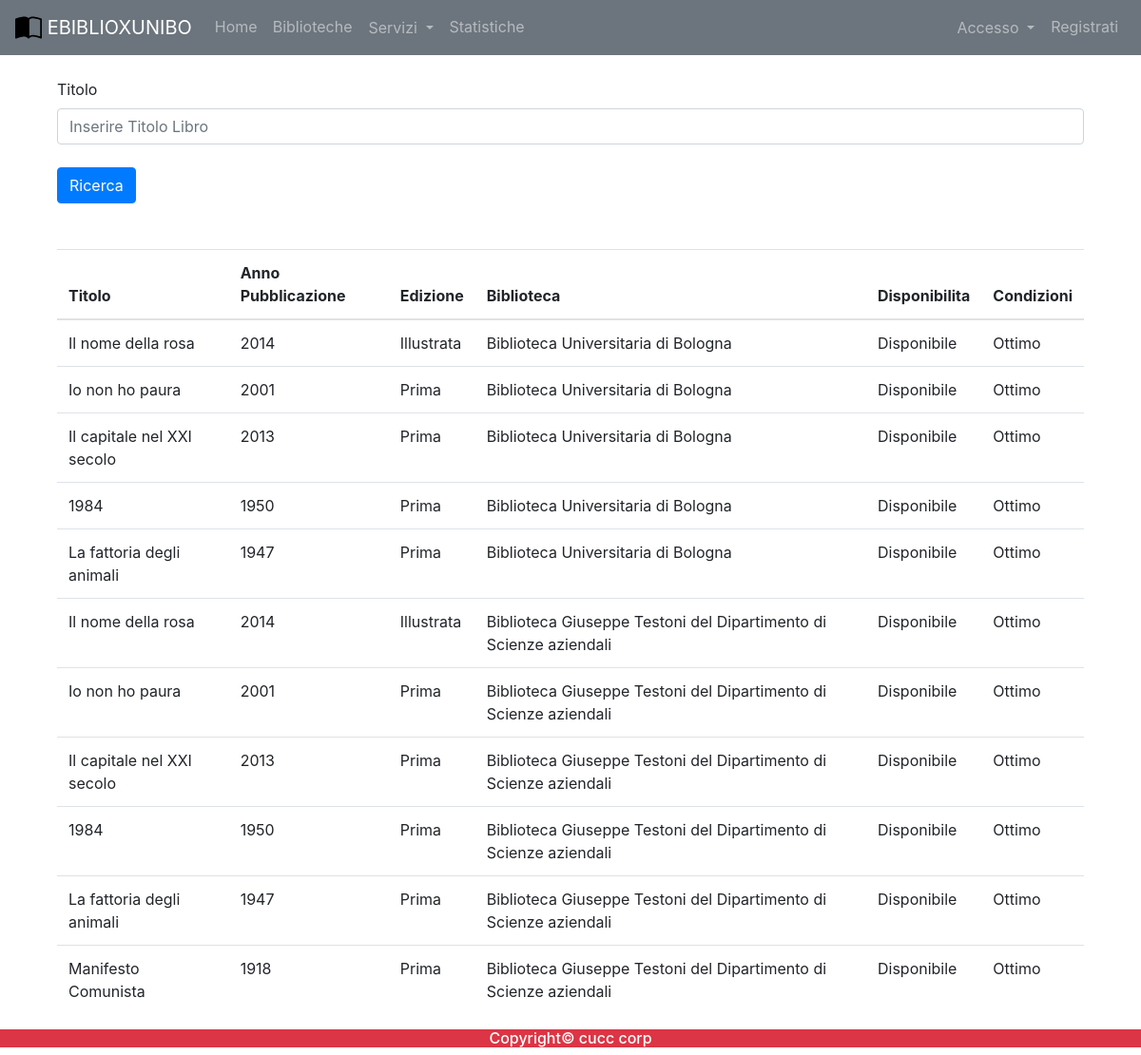
Screenshot of /libro.php with the database file from the repository.
### tables this page shows
create table CARTACEO(
    Codice int auto_increment primary key,
    Titolo varchar(255),
    Edizione varchar(255),
    Genere varchar(255),
    AnnoPubblicazione int,
    NumeroPagine int,
    StatoConservazione varchar(9) not null,
    StatoDisponibilita varchar(11) not null,
    Scaffale varchar(255) not null,
    Biblioteca varchar(255) not null,
    constraint valid_stato_conservazione check(StatoConservazione in ("Ottimo","Buono","Non Buono", "Scadente")),
    constraint valid_stato_disponibilita check(StatoDisponibilita in ("Disponibile","Prenotato","Consegnato")),
    foreign key (Biblioteca) references BIBLIOTECA(Nome) on delete cascade on update cascade
);

### includes/autoloader.inc.php (called while the page is built, shortened)
<?php
    function myAutoLoader($className){
        $path = "C:\\xampp\\htdocs\\Ebiblio\\controller\\";
        $extension = ".class.php";
        $fullPath = $path.$className.$extension;
    }
?>

### controller/dbh.class.php (called while the page is built)
<?php
    class Dbh {
        private static $dbInstance;
        private $db;
        public static function getInstance() {
            if(is_null(Dbh::$dbInstance)) {
                self::$dbInstance = new Dbh();
            }
            return self::$dbInstance;
        }
        private function __construct() {
            try {
                $this->db = new PDO(
                    'mysql:host=localhost;dbname=ebiblio;charset=utf8',
                    'root',
                    '1590');
                $this->db->setAttribute(PDO::ATTR_ERRMODE, PDO::ERRMODE_EXCEPTION);
                $this->db->setAttribute(PDO::ATTR_EMULATE_PREPARES, true);
            } catch (PDOException $pdo) {
                echo "No database found! Please run the database server to proceed!";
            }
        }
        public function getDb() {
            return $this->db;
        }
    }
?>

### controller/cartaceoController.class.php (called while the page is built, shortened)
<?php
    class CartaceoController{
        public function list(){
            $query="SELECT * FROM Cartaceo";
            $stmt = Dbh::getInstance()
            -> getDb()
            -> prepare($query);
            $stmt -> execute();
            return $stmt -> fetchAll(PDO::FETCH_ASSOC);
        }
    }
?>

### libro.php (the view, shortened to what this page needs)
<?php
require_once('/xampp/htdocs/ebiblio/main_partials/menu.php');
$cartaCon = new CartaceoController();
$carta_res = $cartaCon->list();
?>
<div class="container" style="background-color: white;">
    <br>
    <div class="container">
        <form action="" method="POST">
            <div class="form-group">
                <div class="row">
                    <div class="col mb-2">
                        <label for="titoloId">Titolo</label>
                        <input type="text" class="form-control" name="Titolo" id="titoloId" aria-describedby="emailHelp" placeholder="Inserire Titolo Libro">
                    </div>
                </div>
            </div>
            <input type="submit" name="cartaform_submitted" class="btn btn-primary" value="Ricerca"></input>
        </form>
        <table class="table table-hover">
            <thead>
                <tr>
                    <th>Titolo</th>
                    <th>Anno Pubblicazione</th>
                    <th>Edizione</th>
                    <th>Biblioteca</th>
                    <th>Disponibilita</th>
                    <th>Condizioni</th>
                </tr>
            </thead>
            <tbody>
                <?php
                if (isset($_POST['cartaform_submitted'])) {
                    $tit = trim($_POST['Titolo']);
                    if (ctype_space($tit) || $tit == '') {
                        echo "Titolo libro nullo";
                    } else {
                        $carta_like = $cartaCon->getLikeLibro($tit);
                        if (count($carta_like) <= 0) {
                            echo "Nessun risultato corrispondente";
                        }
                        for ($i = 0; $i < count($carta_like); $i++) {
                            echo '<tr ' . 'onclick="window.location.assign(\'http://localhost/ebiblio/libro_prenot/libroinfo.php?Titolo=' . $carta_like[$i]['Titolo'] .
                                '&codLibro=' . $carta_like[$i]['Codice'] . '\');"' . '>';
                            echo '<td>' . $carta_like[$i]['Titolo'] . '</td>';
                            echo '<td>' . $carta_like[$i]['AnnoPubblicazione'] . '</td>';
                            echo '<td>'  . $carta_like[$i]['Edizione'] . '</td>';
                            echo '<td>'  . $carta_like[$i]['Biblioteca'] . '</td>';
                            echo '<td>'  . $carta_like[$i]['StatoDisponibilita'] . '</td>';
                            echo '<td>'  . $carta_like[$i]['StatoConservazione'] . '</td>';
                            echo '</tr>';
                        }
                    }
                } else {
                    for ($i = 0; $i < count($carta_res); $i++) {
                        echo '<tr ' . 'onclick="window.location.assign(\'http://localhost/ebiblio/libro_prenot/libroinfo.php?Titolo=' . $carta_res[$i]['Titolo'] .
                            '&codLibro=' . $carta_res[$i]['Codice'] . '\');"' . '>';
                        echo '<td>' . $carta_res[$i]['Titolo'] . '</td>';
                        echo '<td>' . $carta_res[$i]['AnnoPubblicazione'] . '</td>';
                        echo '<td>'  . $carta_res[$i]['Edizione'] . '</td>';
                        echo '<td>'  . $carta_res[$i]['Biblioteca'] . '</td>';
                        echo '<td>'  . $carta_res[$i]['StatoDisponibilita'] . '</td>';
                        echo '<td>'  . $carta_res[$i]['StatoConservazione'] . '</td>';
                        echo '</tr>';
                    }
                }
                ?>
            </tbody>
        </table>
    </div>
</div>
<?php
require_once('/xampp/htdocs/ebiblio/main_partials/footer.php');
?>

### main_partials/menu.php (shortened to what this page needs)
<?php
require_once('/xampp/htdocs/Ebiblio/includes/autoloader.inc.php');
?>
<!DOCTYPE html>
<html lang="en">
<head>
    <link rel="stylesheet" href="https://stackpath.bootstrapcdn.com/bootstrap/4.3.1/css/bootstrap.min.css">
    <link rel="stylesheet" href="https://maxcdn.bootstrapcdn.com/bootstrap/4.5.2/css/bootstrap.min.css">
    <link rel="stylesheet" href="https://unpkg.com/leaflet@1.7.1/dist/leaflet.css" />
    <link rel="stylesheet" href="http://code.jquery.com/ui/1.11.4/themes/smoothness/jquery-ui.css">
    <link rel="stylesheet" href="https://unpkg.com/leaflet@1.7.1/dist/leaflet.css" />
</head>
<body>
    <nav class="navbar navbar-expand-md navbar-dark bg-secondary">
        <a href="/ebiblio" class="navbar-brand">
            <img src="http:\ebiblio\images\book-half.svg" height="28">
            EBIBLIOXUNIBO
        </a>
        <div class="collapse navbar-collapse" id="navbarCollapse">
            <div class="navbar-nav">
                <a href="/ebiblio" class="nav-item nav-link">Home</a>
                <a href="/ebiblio/biblioteche.php" class="nav-item nav-link">Biblioteche</a>
                <div class="dropdown">
                    <button class="btn btn-secondary dropdown-toggle nav-item nav-link" type="button" id="dropdownMenuButton" data-toggle="dropdown" aria-haspopup="true" aria-expanded="false">
                        Servizi
                    </button>
                </div>
                <a href="#" class="nav-item nav-link">Statistiche</a>
            </div>
            <div class="navbar-nav ml-auto">
            <?php
            if(isset($_SESSION["email"])){
               echo"<a href='/ebiblio/logout.php' class='nav-item nav-link'>Logout</a></li>";
            }else{
               echo "<div class='dropdown'>
               <button class='btn btn-secondary dropdown-toggle nav-item nav-link' type='button' id='dropdownMenuButton' data-toggle='dropdown' aria-haspopup='true' aria-expanded='false'>
                   Accesso
               </button>
               <div class='dropdown-menu' aria-labelledby='dropdownMenuButton'>
                   <a class='dropdown-item' href='/ebiblio/accesso/acc_volo.php'>Volontario</a>
                   <a class='dropdown-item' href='/ebiblio/accesso/acc_amm.php'>Amministratore</a>
                   <a class='dropdown-item' href='/ebiblio/accesso/acc_utiliz.php'>Utilizzatore</a>
               </div>
           </div>";
               echo"<a href='/ebiblio/registrazione.php' class='nav-item nav-link'>Registrati</a>";
            }
            ?>
            </div>
        </div>
    </nav>

### main_partials/footer.php
<div class="container-fluid bg-danger text-white text-center">
        <h6>Copyright© cucc corp</h6>
</div>
</body>
</html>

### rows the page displays
cartaceo: Titolo "Il nome della rosa", AnnoPubblicazione "2014", Edizione "Illustrata", Biblioteca "Biblioteca Universitaria di Bologna", StatoDisponibilita "Disponibile", StatoConservazione "Ottimo"
cartaceo: Titolo "Io non ho paura", AnnoPubblicazione "2001", Edizione "Prima", Biblioteca "Biblioteca Universitaria di Bologna", StatoDisponibilita "Disponibile", StatoConservazione "Ottimo"
cartaceo: Titolo "Il capitale nel XXI secolo", AnnoPubblicazione "2013", Edizione "Prima", Biblioteca "Biblioteca Universitaria di Bologna", StatoDisponibilita "Disponibile", StatoConservazione "Ottimo"
cartaceo: Titolo "1984", AnnoPubblicazione "1950", Edizione "Prima", Biblioteca "Biblioteca Universitaria di Bologna", StatoDisponibilita "Disponibile", StatoConservazione "Ottimo"
cartaceo: Titolo "La fattoria degli animali", AnnoPubblicazione "1947", Edizione "Prima", Biblioteca "Biblioteca Universitaria di Bologna", StatoDisponibilita "Disponibile", StatoConservazione "Ottimo"
cartaceo: Titolo "Il nome della rosa", AnnoPubblicazione "2014", Edizione "Illustrata", Biblioteca "Biblioteca Giuseppe Testoni del Dipartimento di Scienze aziendali", StatoDisponibilita "Disponibile", StatoConservazione "Ottimo"
cartaceo: Titolo "Io non ho paura", AnnoPubblicazione "2001", Edizione "Prima", Biblioteca "Biblioteca Giuseppe Testoni del Dipartimento di Scienze aziendali", StatoDisponibilita "Disponibile", StatoConservazione "Ottimo"
cartaceo: Titolo "Il capitale nel XXI secolo", AnnoPubblicazione "2013", Edizione "Prima", Biblioteca "Biblioteca Giuseppe Testoni del Dipartimento di Scienze aziendali", StatoDisponibilita "Disponibile", StatoConservazione "Ottimo"
cartaceo: Titolo "1984", AnnoPubblicazione "1950", Edizione "Prima", Biblioteca "Biblioteca Giuseppe Testoni del Dipartimento di Scienze aziendali", StatoDisponibilita "Disponibile", StatoConservazione "Ottimo"
cartaceo: Titolo "La fattoria degli animali", AnnoPubblicazione "1947", Edizione "Prima", Biblioteca "Biblioteca Giuseppe Testoni del Dipartimento di Scienze aziendali", StatoDisponibilita "Disponibile", StatoConservazione "Ottimo"
cartaceo: Titolo "Manifesto Comunista", AnnoPubblicazione "1918", Edizione "Prima", Biblioteca "Biblioteca Giuseppe Testoni del Dipartimento di Scienze aziendali", StatoDisponibilita "Disponibile", StatoConservazione "Ottimo"
